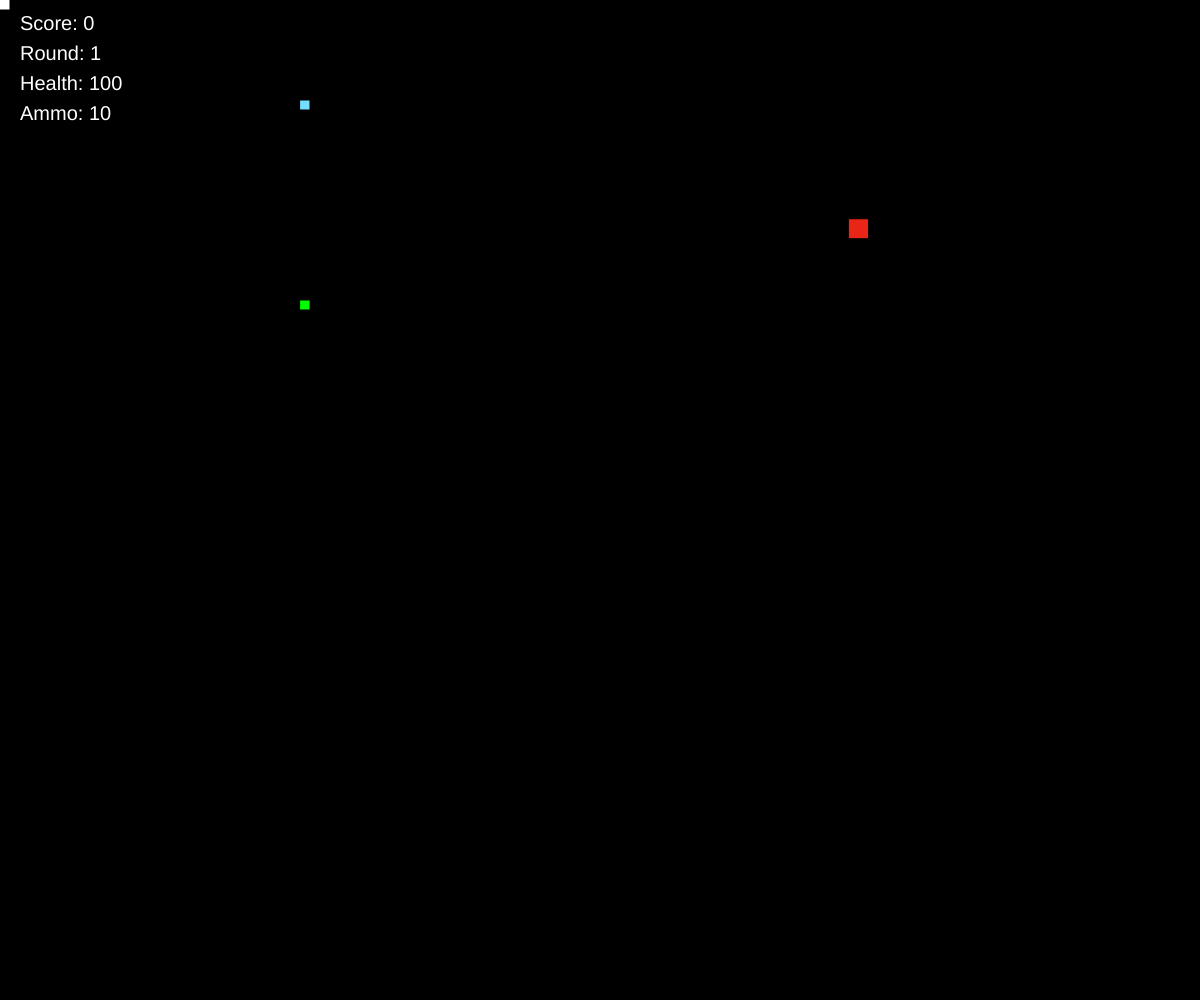
Frame 1 (no input)
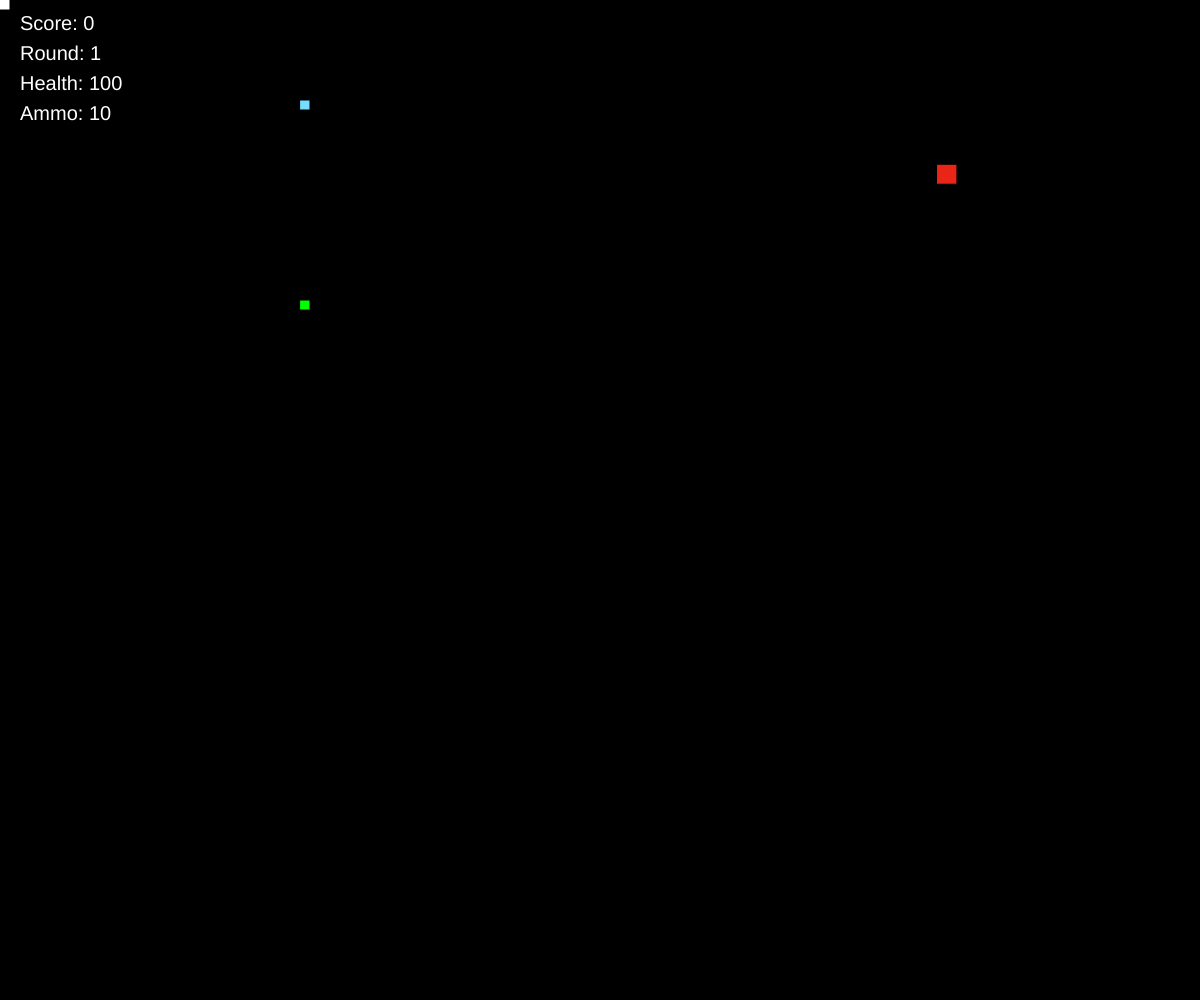
Frame 60 (no input)
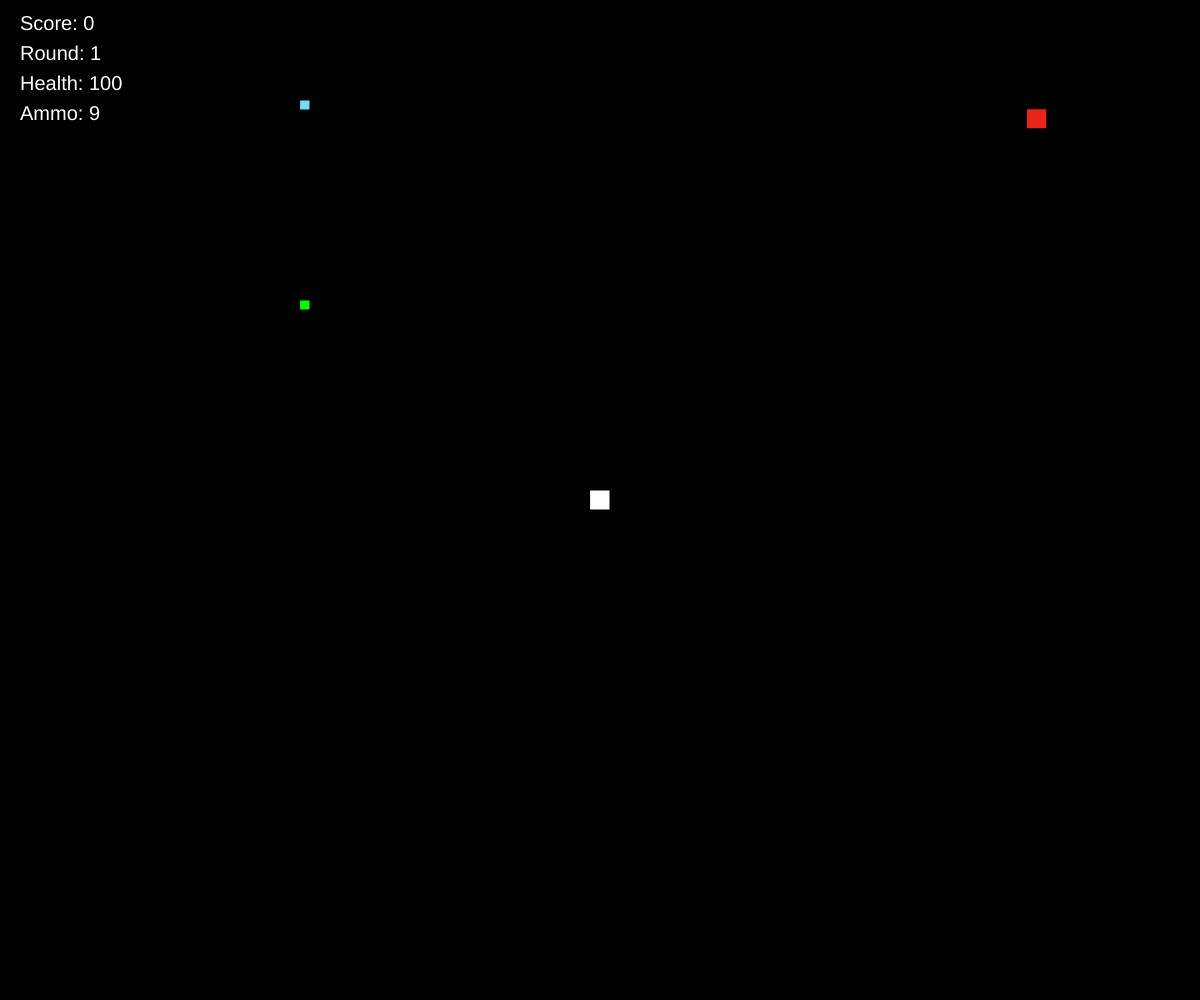
Frame 120 (the mouse pressed at the canvas centre since frame 60)

The p5.js sketch that drew these frames (run headless with seeded random() and noise() and a simulated clock; from frame 60 on, the mouse is pressed at the canvas centre):

// p5.js sketch
// ── sketch.js
/******************************************************************************
 * @author Jake Brockbank
 * Dec 3rd, 2023
 * This program is a simple game where the player must shoot enemies to gain
 * points and advance to the next round. The player can also pick up powerups
 * to restore health and ammo, and activate a shield for a short time.
******************************************************************************/

const playerHealthMax = 100;
const enemyDamage = 10;
const shieldDuration = 100; // frames for shield duration
const bulletSpeed = 50;

const mREADY = 1;
const mSET = 2;
const mGO = 3;
const mGAME = 4;
const mGAMEOVER = 5;
const mYOUWIN = 6;

// Game state variables
var score = 0;
var gameRound = 1;
var health = playerHealthMax;
var ammo = 10;
var shieldActive = false;
var shieldCounter = 0;
var usedGreenPowerup = false;
var usedBluePowerup = false;
var enemies = []; // To handle multiple enemies
var particles = []; // Particles for bullets
var mode = mGAME;

// Player and power-up configuration
var player = { x: 0, y: 0, w: 20, h: 20 };
var greenPowerup = { x: 300, y: 300, w: 10, h: 10, active: true };
var bluePowerup = { x: 300, y: 100, w: 10, h: 10, active: true };

/******************************************************************************
 * Method: setup: 
 * 
 * - Called once at the start of the program.
 *
 * Input: None.
 *
 * Output: None.
 *
******************************************************************************/
function setup() 
{
    createCanvas(windowWidth, windowHeight);
    console.log("Spawning enemies for round:", gameRound);
    spawnEnemies(gameRound); 
    console.log("Enemies after spawn:", enemies);
}

/******************************************************************************
 * Method: draw: 
 * 
 * - Called once per frame.
 *
 * Input: None.
 *
 * Output: None.
 *
******************************************************************************/
function draw() 
{
    background(0);
    handlePlayerMovement();
    handlePowerups();
    handleEnemies();
    handleBullets();
    displayUI();

    // Check if all enemies are dead
    if (enemies.length === 0) 
	{
        // Increase ammo by 10 at the start of each new round
        ammo += 10;
        // Reset powerups for the new round
        resetPowerups();
        // Advance to the next round
        gameRound++;
        spawnEnemies(gameRound); // Spawn more enemies for the new round
    }

    switch (mode) 
	{
		// Could be implemented for future iterations
    }
}

/******************************************************************************
 * Method: spawnEnemies: 
 * 
 * - Spawns a number of enemies and adds them to the enemies array.
 *
 * Input: number.
 *
 * Output: None.
 *
******************************************************************************/
function spawnEnemies(number) 
{
    console.log("Spawning", number, "enemies");
    enemies = []; 
    for (let i = 0; i < number; i++) 
	{
        let newEnemy = createEnemy();
        console.log("New enemy created:", newEnemy); // Check the properties of the new enemy
        enemies.push(newEnemy);
    }
    console.log("Enemies after spawning:", enemies); // Check the array after spawning
}

/******************************************************************************
 * Method: createEnemy: 
 * 
 * - Creates a new enemy object with random properties.
 *
 * Input: None.
 *
 * Output: None.
 *
******************************************************************************/
function createEnemy() 
{
    let enemy = {
        x: random(20, width - 20), // Ensure the enemy is within the canvas
        y: random(20, height - 20),
        w: 20,
        h: 20,
        xSpeed: random(-3, 3),
        ySpeed: random(-3, 3)
    };
    console.log("Created enemy:", enemy);
    return enemy;
}

/******************************************************************************
 * Method: handlePlayerMovement: 
 * 
 * - Handles player movement and shield activation.
 *
 * Input: None.
 *
 * Output: None.
 *
******************************************************************************/
function handlePlayerMovement() 
{
    player.x = mouseX - player.w / 2;
    player.y = mouseY - player.h / 2;
    fill(255);
    rect(player.x, player.y, player.w, player.h);
    // Shield activation
    if (shieldActive) 
	{
        fill(117, 222, 255, 150);
        rect(player.x, player.y, player.w, player.h);
        shieldCounter++;
        if (shieldCounter > shieldDuration) 
		{
            shieldActive = false;
            shieldCounter = 0;
        }
    }
}

/******************************************************************************
 * Method: handlePowerups: 
 * 
 * - Handles powerup spawning and activation.
 *
 * Input: None.
 *
 * Output: None.
 *
******************************************************************************/
function handlePowerups() 
{
    if (greenPowerup.active) 
	{
        fill(0, 255, 0);
        rect(greenPowerup.x, greenPowerup.y, greenPowerup.w, greenPowerup.h);
        if (rectRect(player.x, player.y, player.w, player.h, greenPowerup.x, greenPowerup.y, greenPowerup.w, greenPowerup.h)) 
		{
            if (!usedGreenPowerup) 
			{
                health = playerHealthMax;
                greenPowerup.active = false;
                usedGreenPowerup = true;
            }
        }
    }

    if (bluePowerup.active)
	{
        fill(117, 222, 255);
        rect(bluePowerup.x, bluePowerup.y, bluePowerup.w, bluePowerup.h);
        if (rectRect(player.x, player.y, player.w, player.h, bluePowerup.x, bluePowerup.y, bluePowerup.w, bluePowerup.h)) 
		{
            if (!usedBluePowerup) 
			{
                // Shield activation
                shieldActive = true;
                // Refill ammo to the maximum
                ammo = playerHealthMax;
                bluePowerup.active = false;
                usedBluePowerup = true;
            }
        }
    }
}

/******************************************************************************
 * Method: handleEnemies: 
 * 
 * - Handles enemy spawning, movement, and collision.
 *
 * Input: None.
 *
 * Output: None.
 *
******************************************************************************/
function handleEnemies() 
{
    console.log("Handling enemies, count:", enemies.length);

    for (let i = enemies.length - 1; i >= 0; i--) 
	{
        let enemy = enemies[i];
        console.log("Enemy position before update:", enemy.x, enemy.y);

        fill(232, 37, 23);
        rect(enemy.x, enemy.y, enemy.w, enemy.h); // Draw the enemy

        // Update enemy position
        enemy.x += enemy.xSpeed;
        enemy.y += enemy.ySpeed;
        console.log("Enemy position after update:", enemy.x, enemy.y); // Log each enemy's position after updating

        // Check for wall collisions
        if (enemy.x > width - enemy.w || enemy.x < 0) 
		{
            enemy.xSpeed *= -1;
        }
        if (enemy.y > height - enemy.h || enemy.y < 0) 
		{
            enemy.ySpeed *= -1;
        }

        // Check for collision with the player
        if (rectRect(player.x, player.y, player.w, player.h, enemy.x, enemy.y, enemy.w, enemy.h)) 
		{
            if (!shieldActive) 
			{
                health -= enemyDamage;
                // Check if health drops to zero or below
                if (health <= 0) {
                    // Set mode to GAMEOVER
                    mode = mGAMEOVER;
                    // Display the game over message and prompt for restart
                    console.log("Game Over! Press 'R' to restart.");
                    noLoop(); // Stop the draw loop to halt game progress
                }
            }
            console.log("Enemy collided with player, removing enemy");
            enemies.splice(i, 1); // Remove enemy on collision
        }
    }
}

/******************************************************************************
 * Method: handleBullets: 
 * 
 * - Handles bullet spawning, movement, and collision
 *
 * Input: None.
 *
 * Output: None.
 *
******************************************************************************/
function handleBullets() 
{
    for (let i = particles.length - 1; i >= 0; i--) 
	{
        let part = particles[i];
        fill(255);
        rect(part.x, part.y, 10, 10);
        part.x += part.xSpeed;
        part.y += part.ySpeed;

        // Remove bullets out of bounds
        if (part.x < 0 || part.x > width || part.y < 0 || part.y > height) 
		{
            particles.splice(i, 1);
            continue;
        }

        // Bullet hits enemy
        for (let j = enemies.length - 1; j >= 0; j--) 
		{
            let enemy = enemies[j];
            if (rectRect(part.x, part.y, 10, 10, enemy.x, enemy.y, enemy.w, enemy.h)) 
			{
                enemies.splice(j, 1); // Remove enemy
                particles.splice(i, 1); // Remove bullet
                score += 10;
                break;
            }
        }
    }
}

/******************************************************************************
 * Method: mousePressed: 
 * 
 * - Called when the mouse is pressed.
 *
 * Input: None.
 *
 * Output: None.
 *
******************************************************************************/
function mousePressed() 
{
    if (ammo > 0) 
	{
        particles.push({
            x: player.x + player.w / 2,
            y: player.y + player.h / 2,
            xSpeed: bulletSpeed,
            ySpeed: 0
        });
        ammo--;
    }
}

/******************************************************************************
 * Method: keyPressed: 
 * 
 * - Called when a key is pressed.
 *
 * Input: None.
 *
 * Output: None.
 *
******************************************************************************/
function keyPressed() 
{
    if (key === 'r' || key === 'R' && mode === mGAMEOVER) 
	{
        restartGameFromBeginning();
    }
}

/******************************************************************************
 * Method: restartGameFromBeginning: 
 * 
 * - Restarts the game from the beginning.
 *
 * Input: None.
 *
 * Output: None.
 *
******************************************************************************/
function restartGameFromBeginning() 
{
    mode = mGAME;
    score = 0;
    gameRound = 1;
    health = playerHealthMax;
    ammo = 10;
    shieldActive = false;
    shieldCounter = 0;
    usedGreenPowerup = false;
    usedBluePowerup = false;
    enemies = [];
    particles = [];
    spawnEnemies(gameRound);
    resetPowerups();
    loop(); // Restart the draw loop
}

/******************************************************************************
 * Method: resetPowerups: 
 * 
 * - Resets the powerups for the next round.
 *
 * Input: None.
 *
 * Output: None.
 *
******************************************************************************/
function resetPowerups() 
{
    greenPowerup.active = true;
    bluePowerup.active = true;
    usedGreenPowerup = false;
    usedBluePowerup = false;
}

/******************************************************************************
 * Method: displayUI: 
 * 
 * - Displays the UI elements.
 *
 * Input: None.
 *
 * Output: None.
 *
******************************************************************************/
function displayUI() 
{
    fill(255);
    textSize(20);
    text(`Score: ${score}`, 20, 30);
    text(`Round: ${gameRound}`, 20, 60);
    text(`Health: ${health}`, 20, 90);
    text(`Ammo: ${ammo}`, 20, 120);
}

/******************************************************************************
 * Method: rectRect: 
 * 
 * - Checks if two rectangles are colliding.
 *
 * Input: r1x, r1y, r1w, r1h, r2x, r2y, r2w, r2h.
 *
 * Output: boolean.
 *
******************************************************************************/
function rectRect(r1x, r1y, r1w, r1h, r2x, r2y, r2w, r2h) 
{
    return (r1x + r1w >= r2x && r1x <= r2x + r2w && r1y + r1h >= r2y && r1y <= r2y + r2h);
}
